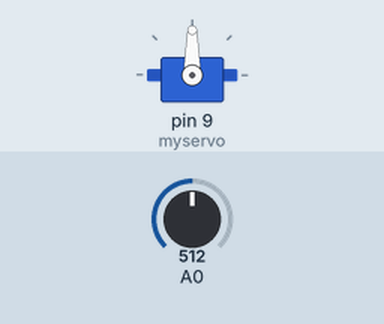
Recording of a sketch running on a simulated Arduino Uno, built with avr-gcc and run on an emulated ATmega328P. Shown: servo. The test bench sets the inputs (shaded band); at power-on: A0 = 512.

Above: at 1.2 s.
1.3 s: A0 set to 316
2.8 s: A0 set to 285
At 3.3 s:
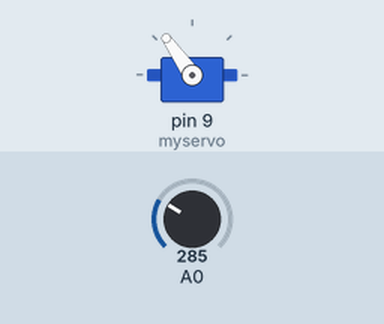
5.8 s: A0 set to 306
At 7.0 s:
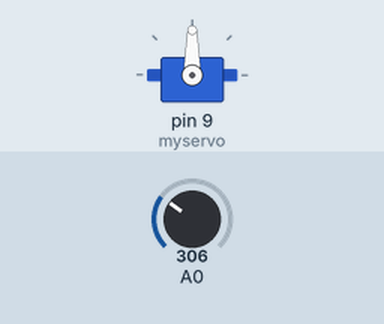
7.3 s: A0 set to 290
At 7.8 s:
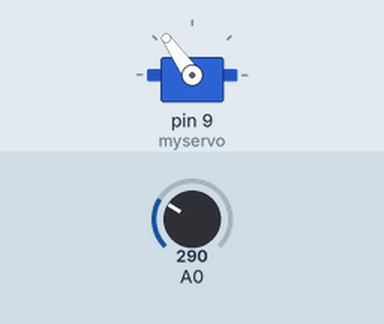
Timing chart, 0 to 10.3 s (numbered marks = the images above; inputs shaded):
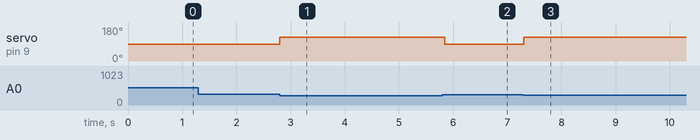

Measured:
- the behaviour switches between 300 and 299 on A0 (found by bisection; images 0 and 1)
- after the input at 1.3 s, every drawn part: stays the same
- after the input at 2.8 s, servo on pin 9 (myservo): 90° → 125° at once
- after the input at 5.8 s, servo on pin 9 (myservo): 125° → 90° after 0.05 s
- after the input at 7.3 s, servo on pin 9 (myservo): 90° → 125° at once

The sketch:

DinoGame.ino
```cpp
#include <Servo.h>
#define threshold 300
#define unpress_angle 90
#define press_angle 125
Servo myservo;
bool trig=true;
int input_val=0;

void setup() {
myservo.attach(9);
myservo.write(unpress_angle);

}

void loop() {
  myservo.write(unpress_angle);
  delay(1);
  if(analogRead(A0)<threshold)
  {
    myservo.write(press_angle);
    delay(100);
  }
  input_val = analogRead(A0);
  Serial.print("LDR Value is: ");
  Serial.println(input_val);

}
```
